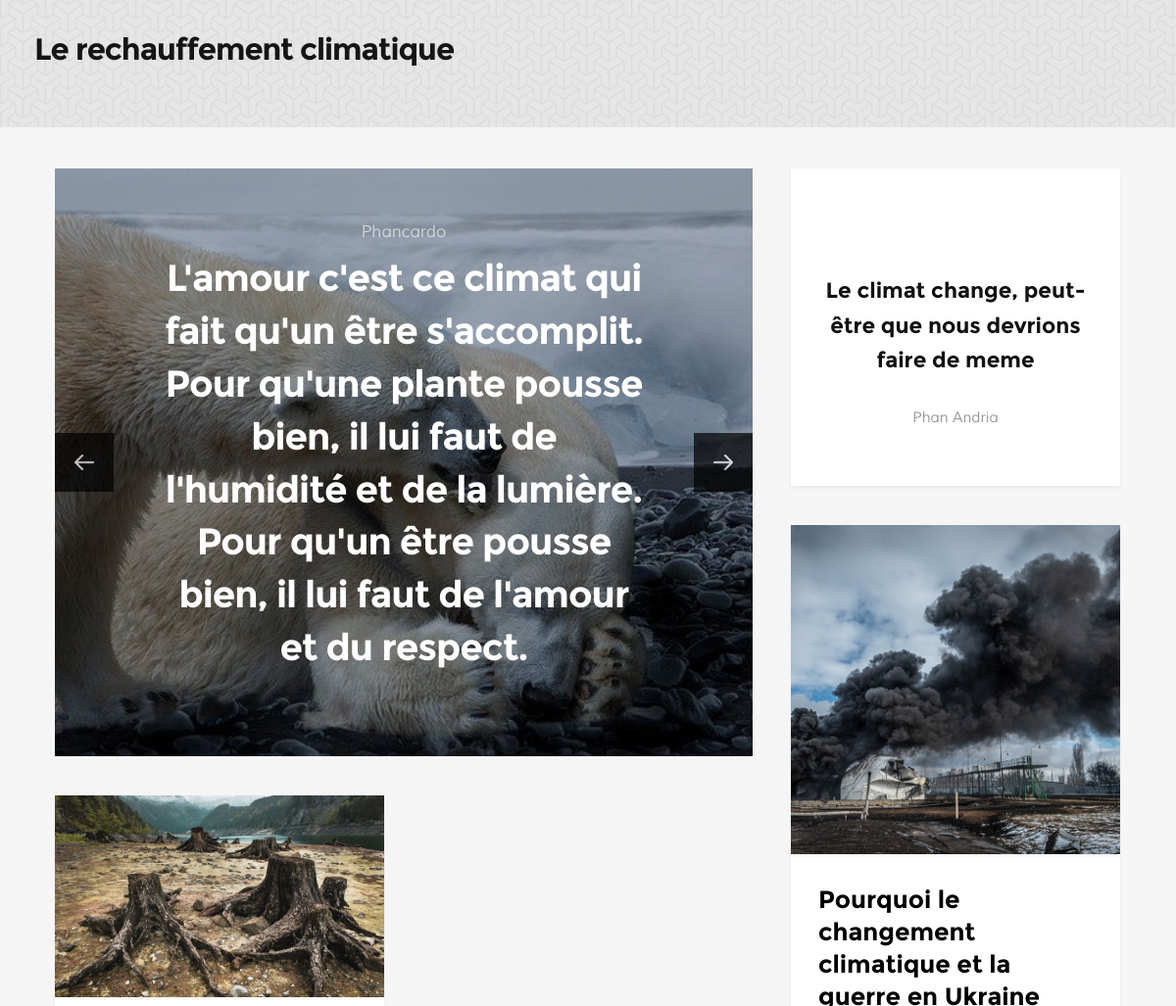
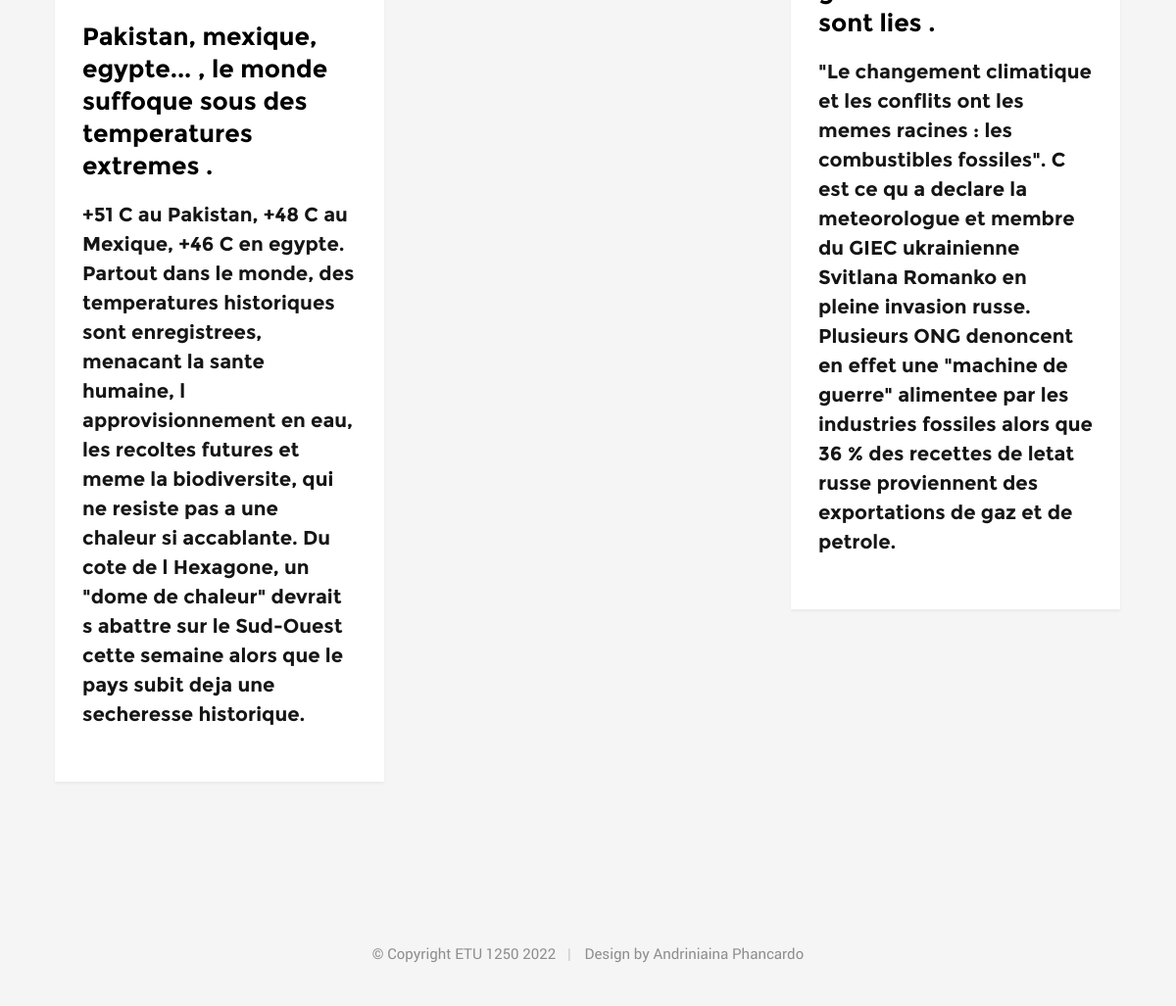
The page / on the database its author committed (2 pictures, top to bottom).
### tables this page shows
create table actus(
    id int not null primary key auto_increment,
    daty date,
    titre text,
    resume text,
    Contenu text,
    url varchar(255),
    image varchar(200)
);

### inc/database.php (called while the page is built)
<?php
	function dbconnect()
	{
		static $connect = null;
		if ($connect === null) {
			$connect = mysqli_connect('mysql-andriniaina.alwaysdata.net','268459_andry','andriniaina10','andriniaina_climat') or die ("Unable to connect to 'reference'");
		}
		return $connect;
	}
?>

### inc/Fonction.php (called while the page is built, shortened)
<?php
include ('database.php');
function listeActus(){
    $sql = "select * from actus";
    $resultat = mysqli_query(dbconnect(), $sql);
    return $resultat;
}
?>

### index.php (the view, shortened to what this page needs)
<?php
include ('inc/Fonction.php');
$resultat = listeActus();
?>
<!DOCTYPE html>
<html class="no-js" lang="en">
<head>
   <link rel="stylesheet" href="css/base.css">
   <link rel="stylesheet" href="css/vendor.css">
   <link rel="stylesheet" href="css/main.css">
</head>
<body id="top">
   <header class="short-header">
   	<div class="row header-content">
   		<div class="logo">
   			<h1> Le rechauffement climatique</h1>
	      </div>
   	</div>
   </header>
   <section id="bricks">
   	<div class="row masonry">
         <div class="bricks-wrapper">
         	<div class="brick entry featured-grid animate-this">
         		<div class="entry-content">
         			<div id="featured-post-slider" class="flexslider">
			   			<ul class="slides">
				   			<li>
				   				<div class="featured-post-slide">
						   			<div class="post-background" style="background-image:url('images/thumbs/featured/featured-1.jpg');"></div>
								   	<div class="overlay"></div>
								   	<div class="post-content">
								   		<ul class="entry-meta">
												<li><a href="#" >Phancardo</a></li>
											</ul>
								   		<h1 class="slide-title"><a href="single-standard.html" title="">L'amour c'est ce climat qui fait qu'un être s'accomplit. Pour qu'une plante pousse bien, il lui faut de l'humidité et de la lumière. Pour qu'un être pousse bien, il lui faut de l'amour et du respect.</a></h1>
								   	</div>
				   				</div>
				   			</li>
				   		</ul>
				   	</div>
         		</div>
         	</div>
         	<article class="brick entry format-quote animate-this" >
               <div class="entry-thumb">
	               <blockquote>
	                 	<p>Le climat change, peut-être que nous devrions faire de meme</p>
	                 	<cite>Phan Andria</cite>
	               </blockquote>
               </div>
        		</article>
        		 <?php
            	while($data = mysqli_fetch_assoc($resultat)) { ?>
		         	<article class="brick entry animate-this">
		               <div class="entry-thumb">
		                  <a href="<?= $data['url'].'-'.$data['id']?>.php" class="thumb-link">
			                  <img src="<?php echo $data['image']; ?>" alt="Shutterbug">
		                  </a>
		               </div>
		               <div class="entry-text">
		               	<div class="entry-header">
		               		<h2 class="entry-title"><a href="<?= $data['url'].'-'.$data['id']?>.php"><?php echo $data['titre']; ?> .</a></h2>
		               	</div>
								<div class="entry-excerpt">
									<h3> <?php echo $data['resume']; ?></h3>
								</div>
		               </div>
		        		</article>
       <?php }mysqli_free_result($resultat);?>
         </div>
   	</div>
   </section>
   <footer>
      <div class="footer-bottom">
      	<div class="row">
      		<div class="col-twelve">
	      		<div class="copyright">
		         	<span>© Copyright ETU 1250 2022</span>
		         	<span>Design by Andriniaina Phancardo <a href="#"></a></span>
		         </div>
	      	</div>
      	</div>
      </div>
   </footer>
</body>
</html>

### css/base.css (style rules this page uses)
html { font-family: sans-serif; -ms-text-size-adjust: 100%; -webkit-text-size-adjust: 100%; }
body { margin: 0; }
article, aside, details, figcaption, figure, footer, header, hgroup, main, menu, nav, section, summary { display: block; }
a { background: transparent; }
h1 { font-size: 2em; margin: 0.67em 0; }
img { border: 0; }
html { font-size: 62.5%; box-sizing: border-box; }
*, *::before, *::after { box-sizing: inherit; }
body { font-weight: normal; line-height: 1; text-rendering: optimizeLegibility; word-wrap: break-word; -webkit-overflow-scrolling: touch; -webkit-text-size-adjust: none; }
body, input, button { -moz-osx-font-smoothing: grayscale; -webkit-font-smoothing: antialiased; }
img, video { max-width: 100%; height: auto; }
div, dl, dt, dd, ul, ol, li, h1, h2, h3, h4, h5, h6, pre, form, p, blockquote, th, td { margin: 0; padding: 0; }
h1, h2, h3, h4, h5, h6 { -webkit-font-variant-ligatures: common-ligatures; -moz-font-variant-ligatures: common-ligatures; font-variant-ligatures: common-ligatures; text-rendering: optimizeLegibility; }
ol, ul { list-style: none; }
li { display: block; }
a { text-decoration: none; line-height: inherit; }
a img { border: none; }
.row { width: 94%; max-width: 1170px; margin: 0 auto; }
.row:before, .row:after { content: ""; display: table; }
.row:after { clear: both; }
[class*="col-"], .bgrid { float: left; }
[class*="col-"] { padding: 0 20px; }
.col-twelve, .col-full { width: 100%; }

### rows shown on the page
actus: image (picture), titre "Pourquoi le changement climatique et la guerre en Ukraine sont lies", resume "\"Le changement climatique et les conflits ont les memes racines : les combustibles fossiles\". C est ce qu a declare la meteorologue et membre du GIEC ukrainienne Svitlana Romanko en pleine invasion russe. Plusieurs ONG denoncent en effet une \"machine de guerre\" alimentee par les industries fossiles alors que 36 % des recettes de letat russe proviennent des exportations de gaz et de petrole."
actus: image (picture), titre "Pakistan, mexique, egypte... , le monde suffoque sous des temperatures extremes", resume "+51 C au Pakistan, +48 C au Mexique, +46 C en egypte. Partout dans le monde, des temperatures historiques sont enregistrees, menacant la sante humaine, l approvisionnement en eau, les recoltes futures et meme la biodiversite, qui ne resiste pas a une chaleur si accablante. Du cote de l Hexagone, un \"dome de chaleur\" devrait s abattre sur le Sud-Ouest cette semaine alors que le pays subit deja une secheresse historique."
